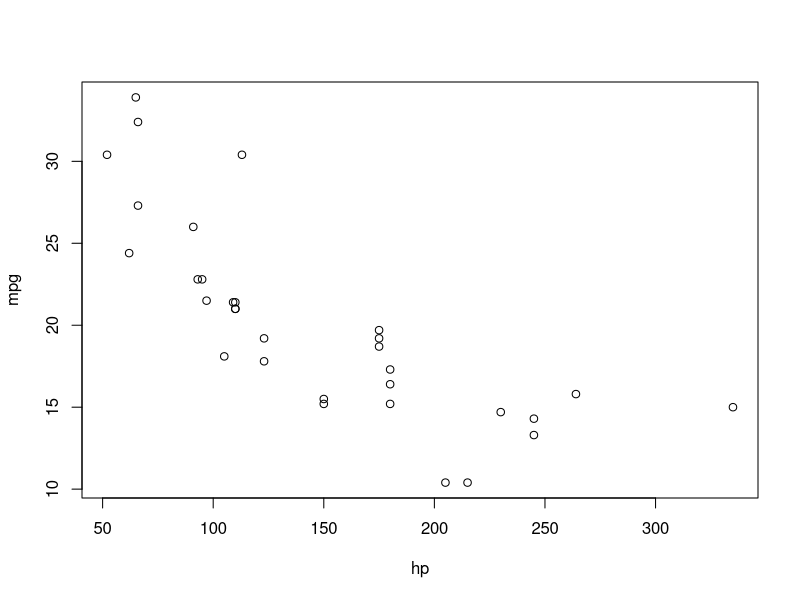
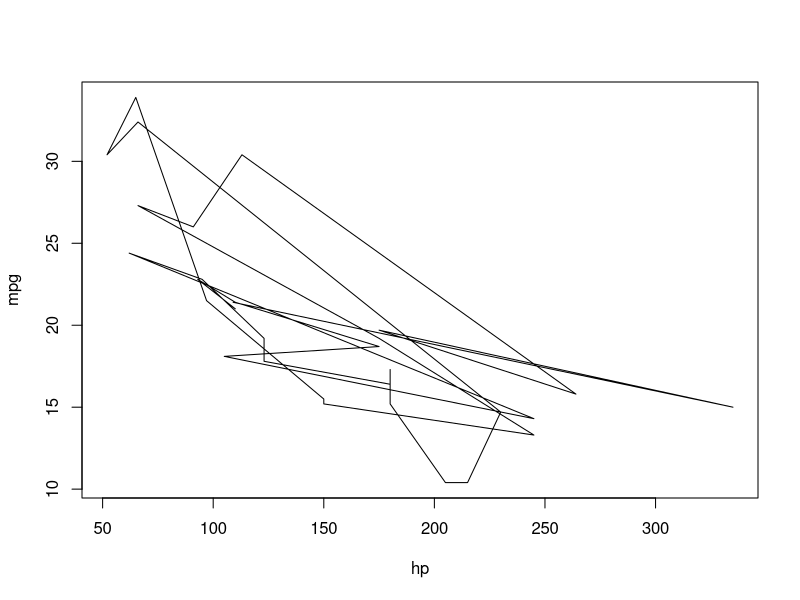
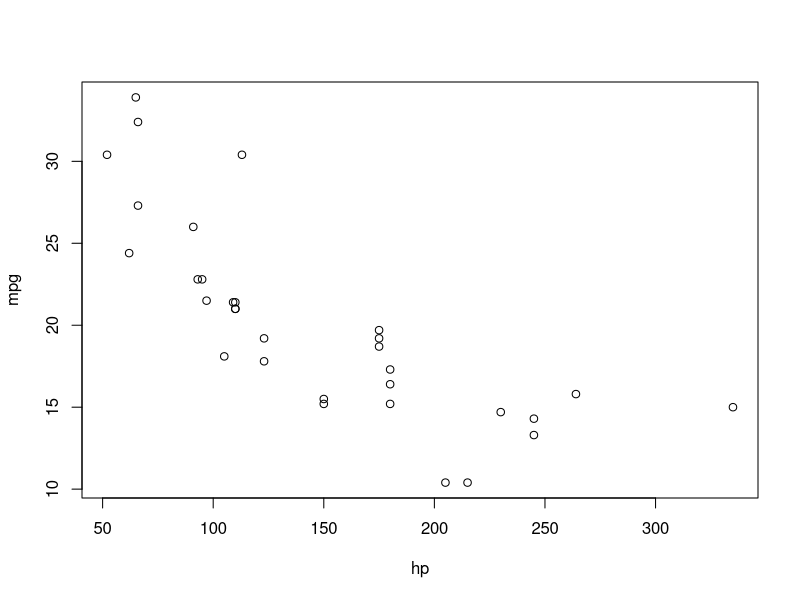
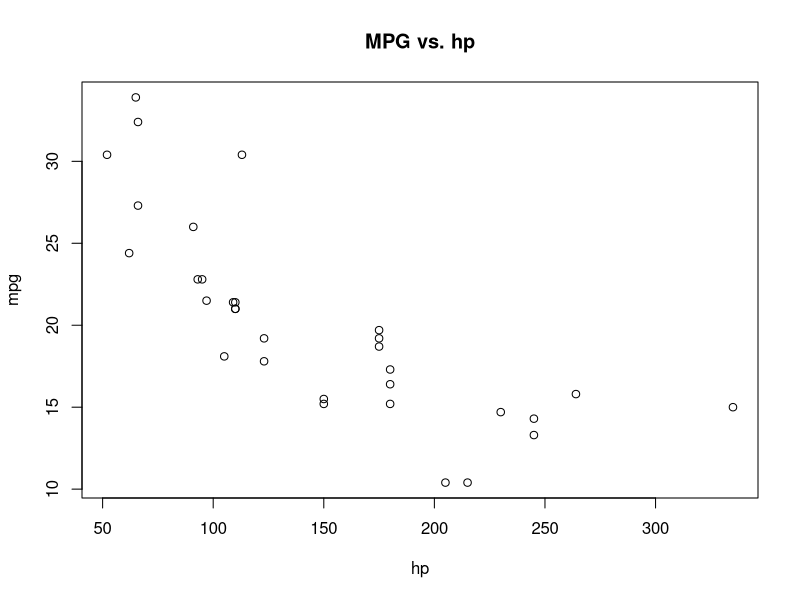
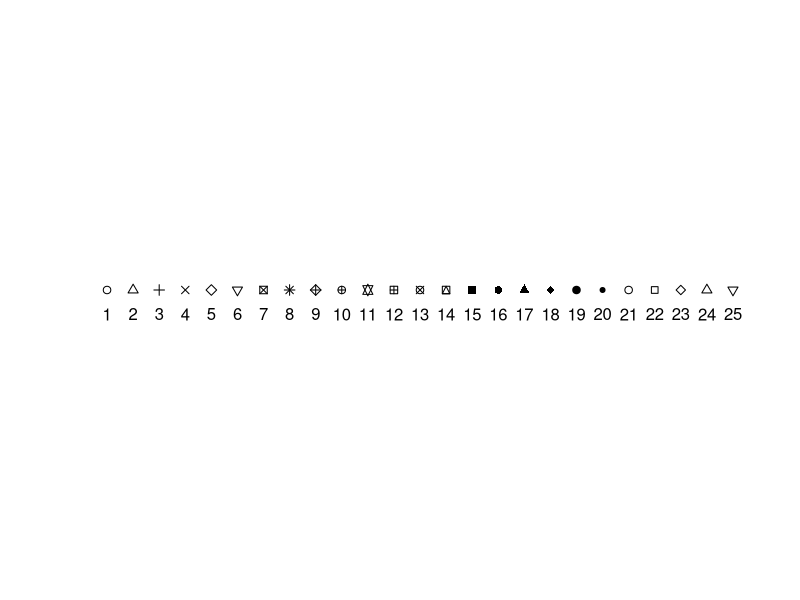
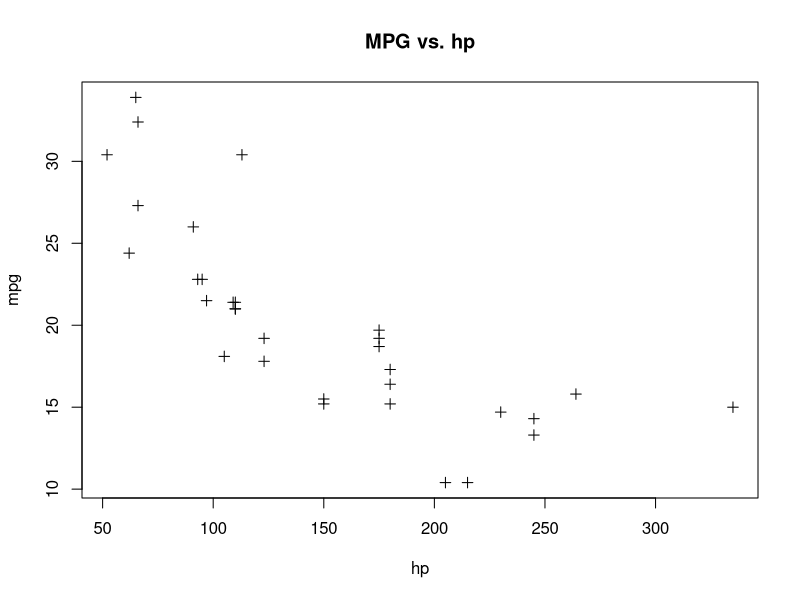
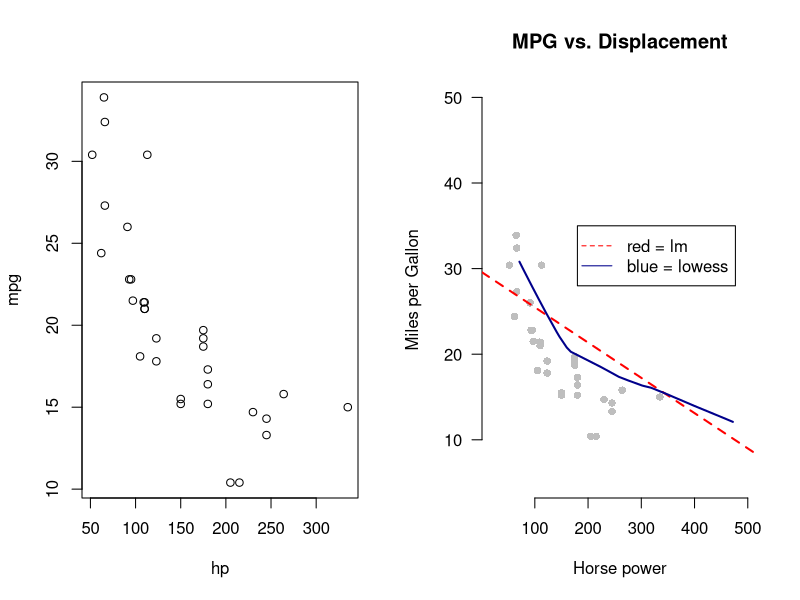

Generate these figures, in order, with R:
#======================Base plotting system Example1============#

#===========================Basics================================#
attach(mtcars)

head(mtcars[, c("hp", "mpg")])
plot(hp, mpg)

#==========================Some more===============================#
plot(hp, mpg, type = "l") # Looks ugly
plot(hp, mpg, type = "p")
# Add a title:
plot(hp, mpg, main = "MPG vs. hp")
# Change point shape
# Let's see available point shapes:
# From: http://www.r-bloggers.com/some-basics-for-base-graphics/
#======================More======================#
x <- rep(1,25)
plot(x, pch = 1:25, axes = F, xlab = "", ylab = "")
text(1:25,.95,labels = 1:25)
# So:
plot(hp, mpg, type = "p", main = "MPG vs. hp", pch=3)

#===========================Extended with parameter explanations==============================#
# From: http://www.r-bloggers.com/some-basics-for-base-graphics/
# Some handy plotting parameters
par(mfrow = c(1,2))                    # Put 2 plots on the same device
plot(hp,mpg)                        
# Parameters with explanation:
plot(hp,mpg,
     main = "MPG vs. Displacement",    # Add a title
     type = "p",
     col = "grey",                     # Change the color of the points
     pch = 16,                         # Change the plotting symbol  see help(points)
     cex = 1,                          # Change size of plotting symbol     
     xlab = "Horse power",   # Add a label on the x-axis
     ylab = "Miles per Gallon",        # Add a label on the y-axis
     bty = "n",                        # Remove the box around the plot
     font.axis = 1,                    # Change axis font to bold italic
     col.axis = "black",               # Set the color of the axis
     xlim = c(20,500),                 # Set limits on x axis
     ylim = c(5,50),                  # Set limits on y axis
     las=1)                            # Make axis labels parallel to x-axis

abline(lm(mpg ~ disp),                 # Add regression line y ~ x
       col="red",                      # regression line color
       lty = 2,                        # use dashed line
       lwd = 2)                        # Set thickness of the line

lines(lowess(mpg ~ disp),              # Add lowess line y ~ x
      col="dark blue",                 # Set color of lowess line
      lwd= 2)                          # Set thickness of the lowess line

leg.txt <- c("red = lm", "blue = lowess") # Text for legend
legend(list(x = 180,y = 35),           # Set location of the legend
       legend = leg.txt,               # Specify text 
       col = c("red","dark blue"),     # Set colors for legend
       lty = c(2,1),                   # Set type of lines in legend
       merge = TRUE)                   # merge points and lines

#=========End of base ploting system Example 1===========#